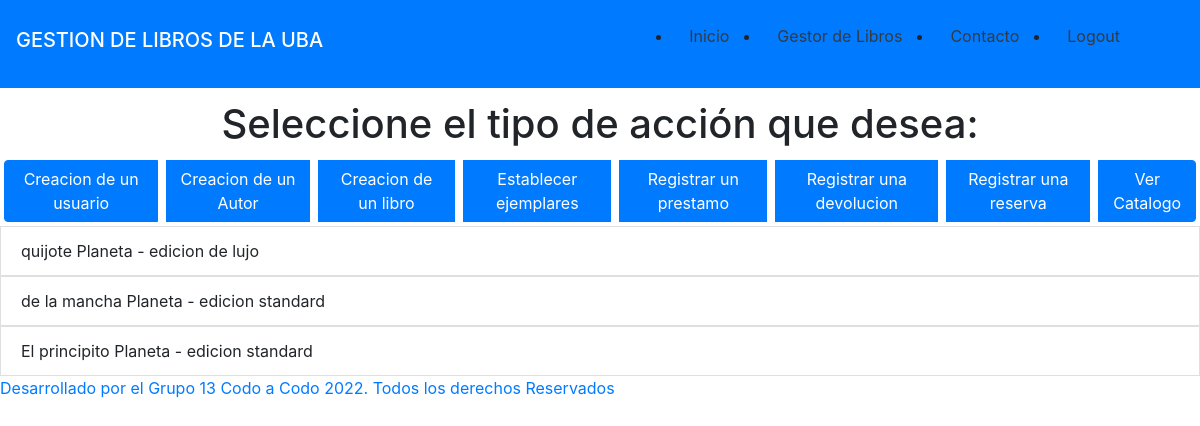
Page /catalogo/catalogo (signed in) on the committed database.
### catalogo/models.py (models this page shows, shortened)
class ejemplares(models.Model):
    libro = models.ForeignKey(libros, on_delete=models.CASCADE)
    estado = models.CharField(max_length=50, verbose_name="Edición")

class libros(models.Model):
    titulo = models.CharField(max_length=50, verbose_name="Titulo")
    autor = models.ForeignKey(autores, on_delete=models.CASCADE)
    editorial = models.CharField(max_length=50, verbose_name="Editorial")
    def __str__(self):
        return self.titulo + " " + self.editorial

### catalogo/views.py (the view)
# urls.py: path('catalogo/', include('catalogo.urls')),
@login_required(login_url='/login')
def catalogo(request ):
    catalogo_gral = ejemplares.objects.all()
    if catalogo_gral is not None:
        return render(request, "catalogo/index.html", {'ejemplares': catalogo_gral})
    else:
        return render(request, "catalogo/index.html")

### templates/catalogo/index.html (shortened to what this page needs)
{% extends "base.html" %}
{% block cuerpo %}
{% if request.user.is_authenticated %}
        <h1 class="container text-center" style="margin-top:100px">Seleccione el tipo de acción que desea:</h1>
            <div class="btn-group" role="group">
                <a class="btn btn-primary m-1" href="{% url 'alta_usuario' %}">Creacion de un usuario</a>
                <a class="btn btn-primary m-1" href="{% url 'autores_alta' %}">Creacion de un Autor</a>
                <a class="btn btn-primary m-1" href="{% url 'alta_libros' %}">Creacion de un libro</a>
                <a class="btn btn-primary m-1" href="{% url 'alta_ejemplares' %}">Establecer ejemplares</a>
                <a class="btn btn-primary m-1" href="{% url 'prestamos' %}">Registrar un prestamo</a>
                <a class="btn btn-primary m-1" href="{% url 'devoluciones' %}">Registrar una devolucion</a>
                <a class="btn btn-primary m-1" href="{% url 'reservas' %}">Registrar una reserva</a>
                <a class="btn btn-primary m-1 " href="{% url 'catalogo' %}">Ver Catalogo</a>
            </div>
            {% if ejemplares %}
                {% for libro in ejemplares %}
                    <li class="list-group-item">{{libro.libro}} - {{libro.estado}}</li>
                {% endfor %}
        {% endif %}
{% else %}
            <h3 class="container text-center" style="margin-top:100px">Debes estas logeado para acceder a este contenido</h3>
{% endif %}
{% endblock cuerpo %}

### rows in the picture
ejemplares: libro "quijote Planeta", estado "edicion de lujo"
ejemplares: libro "de la mancha Planeta", estado "edicion standard"
ejemplares: libro "El principito Planeta", estado "edicion standard"
